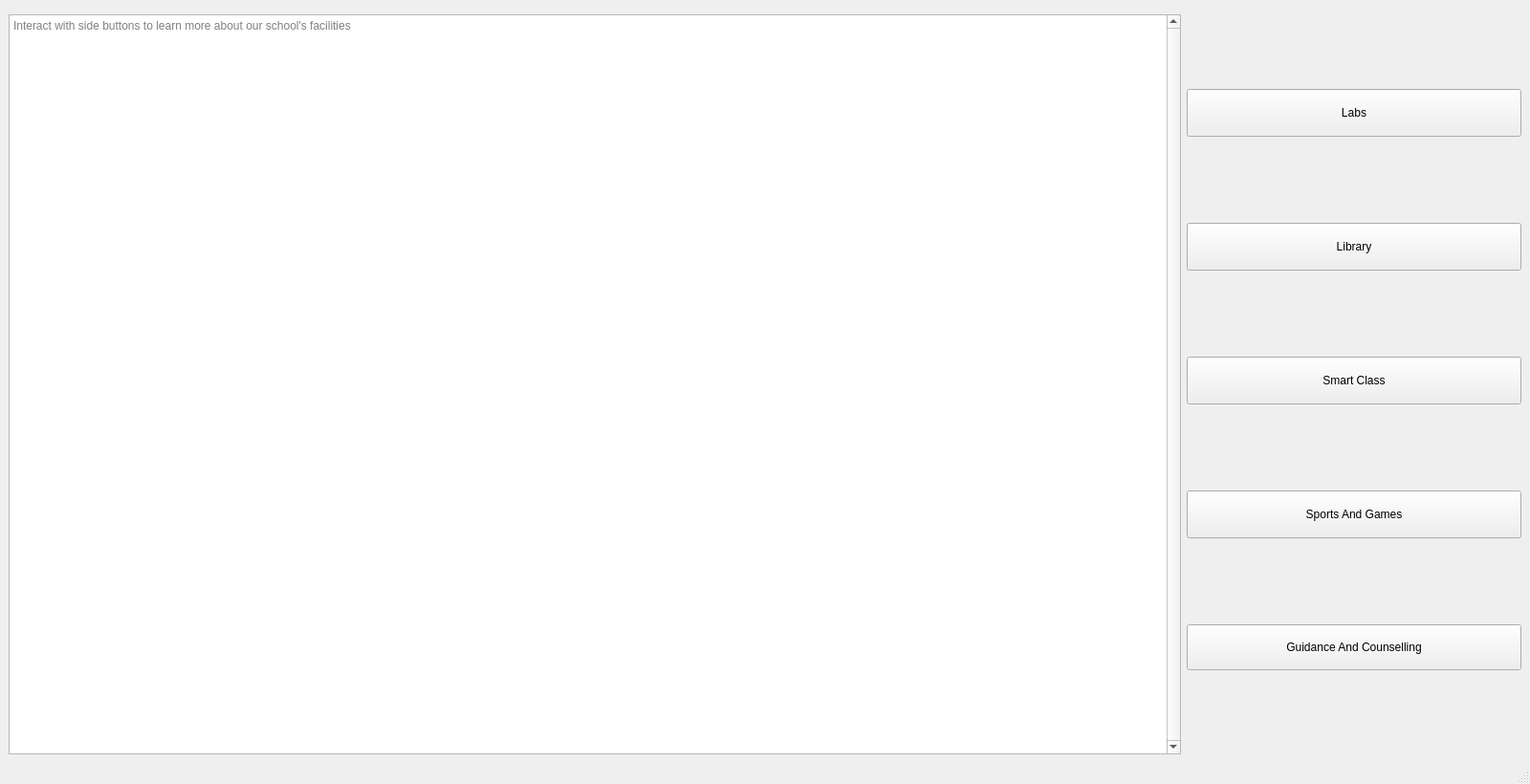
<?xml version="1.0" encoding="UTF-8"?>
<ui version="4.0">
 <class>Facilities</class>
 <widget class="QMainWindow" name="Facilities">
  <property name="geometry">
   <rect>
    <x>0</x>
    <y>0</y>
    <width>1600</width>
    <height>820</height>
   </rect>
  </property>
  <property name="windowTitle">
   <string>MainWindow</string>
  </property>
  <widget class="QWidget" name="centralwidget">
   <layout class="QGridLayout" name="gridLayout">
    <item row="0" column="1" rowspan="2">
     <layout class="QVBoxLayout" name="verticalLayout">
      <property name="spacing">
       <number>6</number>
      </property>
      <item>
       <widget class="QPushButton" name="labs">
        <property name="sizePolicy">
         <sizepolicy hsizetype="Minimum" vsizetype="Fixed">
          <horstretch>0</horstretch>
          <verstretch>0</verstretch>
         </sizepolicy>
        </property>
        <property name="minimumSize">
         <size>
          <width>0</width>
          <height>50</height>
         </size>
        </property>
        <property name="text">
         <string>Labs</string>
        </property>
        <property name="autoDefault">
         <bool>true</bool>
        </property>
        <property name="default">
         <bool>false</bool>
        </property>
       </widget>
      </item>
      <item>
       <widget class="QPushButton" name="library">
        <property name="minimumSize">
         <size>
          <width>0</width>
          <height>50</height>
         </size>
        </property>
        <property name="text">
         <string>Library</string>
        </property>
       </widget>
      </item>
      <item>
       <widget class="QPushButton" name="smartClass">
        <property name="minimumSize">
         <size>
          <width>0</width>
          <height>50</height>
         </size>
        </property>
        <property name="text">
         <string>Smart Class</string>
        </property>
       </widget>
      </item>
      <item>
       <widget class="QPushButton" name="sportAndGames">
        <property name="minimumSize">
         <size>
          <width>0</width>
          <height>50</height>
         </size>
        </property>
        <property name="text">
         <string>Sports And Games</string>
        </property>
       </widget>
      </item>
      <item>
       <widget class="QPushButton" name="guideAndcounsel">
        <property name="minimumSize">
         <size>
          <width>350</width>
          <height>48</height>
         </size>
        </property>
        <property name="text">
         <string>Guidance And Counselling</string>
        </property>
       </widget>
      </item>
     </layout>
    </item>
    <item row="1" column="0">
     <widget class="QTextBrowser" name="textBrowser">
      <property name="minimumSize">
       <size>
        <width>1200</width>
        <height>230</height>
       </size>
      </property>
      <property name="verticalScrollBarPolicy">
       <enum>Qt::ScrollBarAlwaysOn</enum>
      </property>
      <property name="horizontalScrollBarPolicy">
       <enum>Qt::ScrollBarAlwaysOff</enum>
      </property>
      <property name="sizeAdjustPolicy">
       <enum>QAbstractScrollArea::AdjustToContents</enum>
      </property>
      <property name="html">
       <string>&lt;!DOCTYPE HTML PUBLIC &quot;-//W3C//DTD HTML 4.0//EN&quot; &quot;http://www.w3.org/TR/REC-html40/strict.dtd&quot;&gt;
&lt;html&gt;&lt;head&gt;&lt;meta name=&quot;qrichtext&quot; content=&quot;1&quot; /&gt;&lt;style type=&quot;text/css&quot;&gt;
p, li { white-space: pre-wrap; }
&lt;/style&gt;&lt;/head&gt;&lt;body style=&quot; font-family:'MS Shell Dlg 2'; font-size:8.25pt; font-weight:400; font-style:normal;&quot;&gt;
&lt;p style=&quot;-qt-paragraph-type:empty; margin-top:0px; margin-bottom:0px; margin-left:0px; margin-right:0px; -qt-block-indent:0; text-indent:0px;&quot;&gt;&lt;br /&gt;&lt;/p&gt;&lt;/body&gt;&lt;/html&gt;</string>
      </property>
      <property name="placeholderText">
       <string>Interact with side buttons to learn more about our school's facilities</string>
      </property>
      <property name="source">
       <url>
        <string>file:///C:/Users/joelj/OneDrive/Documents/Programming/PycharmProjects/UWR_Internship/Facilities Description/Library.txt</string>
       </url>
      </property>
      <property name="openExternalLinks">
       <bool>true</bool>
      </property>
     </widget>
    </item>
   </layout>
  </widget>
  <widget class="QStatusBar" name="statusBar"/>
 </widget>
 <resources/>
 <connections/>
</ui>
